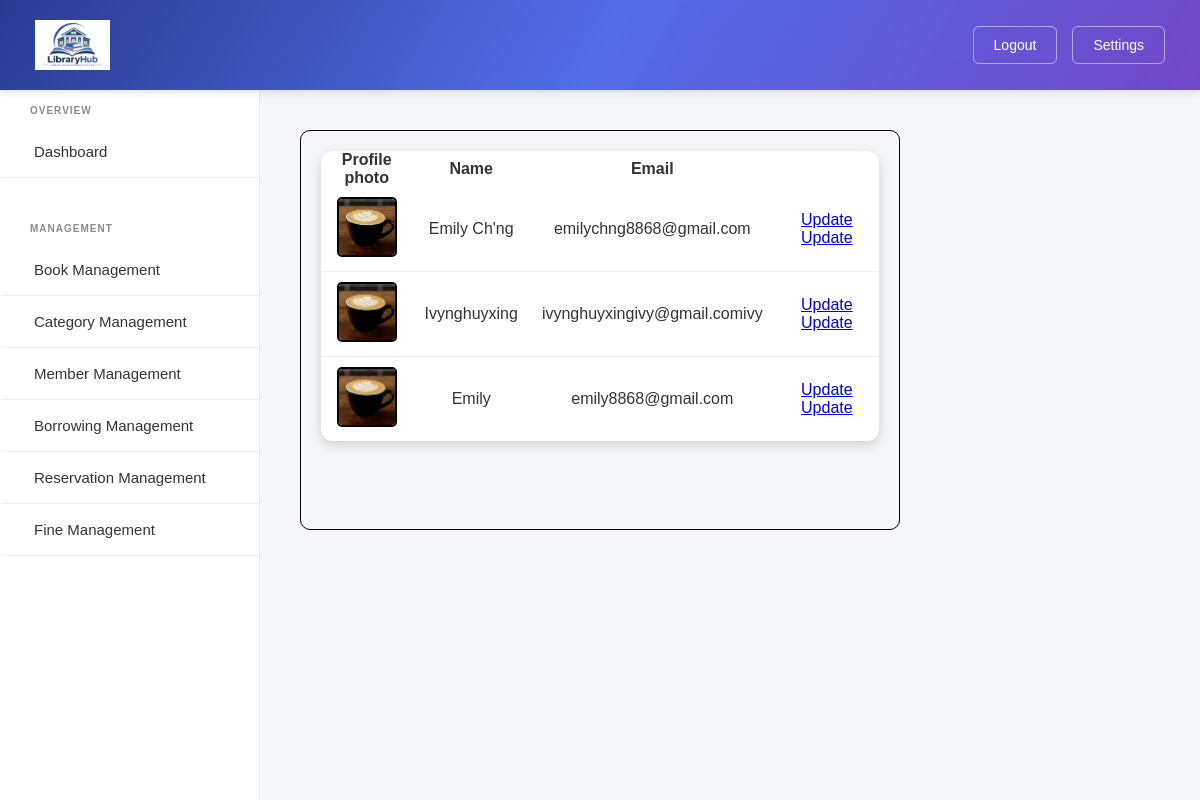
The page /admin/member/member.php on the database its author committed.
### tables this page shows
CREATE TABLE `user` (
  `user_id` int(11) NOT NULL,
  `username` varchar(100) NOT NULL,
  `email` varchar(100) NOT NULL,
  `password` varchar(255) NOT NULL,
  `role` varchar(100) NOT NULL,
  `profile_photo` varchar(255) NOT NULL,
  `verification_code` varchar(10) NOT NULL
);

### _base.php (called while the page is built, shortened)
<?php
function encode(string $value) {
    return htmlentities($value);
}

### admin/member/member.php (the view, shortened to what this page needs)
<?php
include '../../_base.php';
include '../../admin_header.php';
    $stm= $_db->prepare('SELECT * FROM user');
    $stm->execute();
    $u = $stm->fetchAll();
?>
<form>
    <div class="member-card">
        <?php if($u):?>
            <table class="member-table">
                  <tr>
                        <th>Profile photo</th>
                        <th>Name</th>
                        <th>Email</th>
                    </tr>
               <?php foreach($u as $member): ?>
                    <tr>
                        <td>
                          <?php if($member->profile_photo): ?>
                            <img src="/images/profile_pic/<?= encode($member->profile_photo)?>" alt="Profile photo" class="profile_picture">
                           <?php else: ?>
                            <img src="/images/profile_pic/sample.jpg" alt="No profile photo" class="profile_picture">
                            <?php endif ?>
                        </td>
                        <td><?= encode($member->username) ?></td>
                        <td><?= encode($member->email) ?></td>
                        <td>
                            <a href="/admin/member/update.php?user_id=<?=$member->user_id?>">Update</a>
                            <a href="/admin/member/update.php?user_id=<?=$member->user_id?>">Update</a>
                        </td>
                    </tr>
                <?php endforeach ?>
             </table>
        <?php else: ?>
                <h3>No member found</h3>
        <?php endif ?>
    </div>
</form>

### css/app.css (style rules this page uses)
* { margin: 0; padding: 0; box-sizing: border-box; }
body { font-family: Arial, Helvetica, sans-serif; background-color: #f5f6fa; color: #333333; }
.member-card { text-align: center; margin: 130px auto 0; box-sizing: border-box; border: 1px solid black; border-radius: 10px; padding: 20px; width: 600px; height: 400px; }
.member-card table { width: 100%; border-collapse: collapse; background-color: #ffffff; border-radius: 12px; overflow: hidden; box-shadow: 0 4px 12px rgba(0, 0, 0, 0.15) ; }
.member-card td { border-bottom: 1px solid #eee; background: transparent; padding: 10px 12px; vertical-align: middle ; }
.member-card tr:last-child td { border-bottom: none; }
.profile_picture { border-radius: 5px; border: #000000 solid 2px; width: 60px; height: 60px; object-fit: cover; }

### rows shown on the page
user: profile_photo (picture), username "Emily Ch'ng", email "emilychng8868@gmail.com"
user: username "Ivynghuyxing", email "ivynghuyxingivy@gmail.comivy"
user: username "Emily", email "emily8868@gmail.com"
